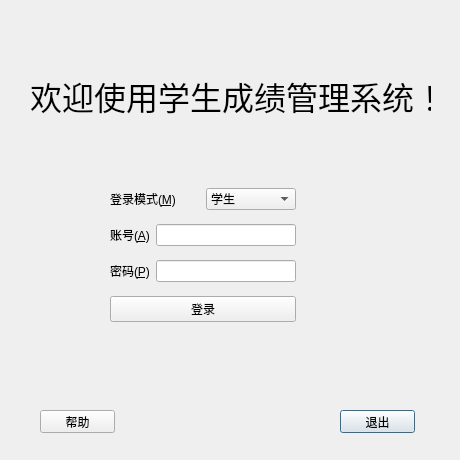
<?xml version="1.0" encoding="UTF-8"?>
<ui version="4.0">
 <class>Dialog_Log</class>
 <widget class="QDialog" name="Dialog_Log">
  <property name="geometry">
   <rect>
    <x>0</x>
    <y>0</y>
    <width>460</width>
    <height>460</height>
   </rect>
  </property>
  <property name="windowTitle">
   <string>Dialog</string>
  </property>
  <widget class="QLabel" name="label">
   <property name="geometry">
    <rect>
     <x>0</x>
     <y>0</y>
     <width>460</width>
     <height>460</height>
    </rect>
   </property>
   <property name="text">
    <string/>
   </property>
   <property name="pixmap">
    <pixmap resource="images.qrc">:/image/images/登录背景.jpg</pixmap>
   </property>
   <property name="scaledContents">
    <bool>true</bool>
   </property>
  </widget>
  <widget class="QLabel" name="label_2">
   <property name="geometry">
    <rect>
     <x>30</x>
     <y>50</y>
     <width>401</width>
     <height>91</height>
    </rect>
   </property>
   <property name="font">
    <font>
     <family>华文行楷</family>
     <pointsize>24</pointsize>
    </font>
   </property>
   <property name="text">
    <string>欢迎使用学生成绩管理系统！</string>
   </property>
  </widget>
  <widget class="QPushButton" name="pushButton_leave">
   <property name="geometry">
    <rect>
     <x>340</x>
     <y>410</y>
     <width>75</width>
     <height>23</height>
    </rect>
   </property>
   <property name="text">
    <string>退出</string>
   </property>
  </widget>
  <widget class="QPushButton" name="pushButton_help">
   <property name="geometry">
    <rect>
     <x>40</x>
     <y>410</y>
     <width>75</width>
     <height>23</height>
    </rect>
   </property>
   <property name="text">
    <string>帮助</string>
   </property>
  </widget>
  <widget class="QWidget" name="">
   <property name="geometry">
    <rect>
     <x>110</x>
     <y>180</y>
     <width>186</width>
     <height>151</height>
    </rect>
   </property>
   <layout class="QVBoxLayout" name="verticalLayout">
    <item>
     <layout class="QHBoxLayout" name="horizontalLayout">
      <item>
       <widget class="QLabel" name="label_3">
        <property name="text">
         <string>登录模式(&amp;M)</string>
        </property>
        <property name="buddy">
         <cstring>comboBox</cstring>
        </property>
       </widget>
      </item>
      <item>
       <widget class="QComboBox" name="comboBox">
        <item>
         <property name="text">
          <string>学生</string>
         </property>
        </item>
        <item>
         <property name="text">
          <string>教师</string>
         </property>
        </item>
        <item>
         <property name="text">
          <string>管理员</string>
         </property>
        </item>
       </widget>
      </item>
     </layout>
    </item>
    <item>
     <layout class="QHBoxLayout" name="horizontalLayout_2">
      <item>
       <widget class="QLabel" name="label_4">
        <property name="text">
         <string>账号(&amp;A)</string>
        </property>
        <property name="buddy">
         <cstring>lineedit_account</cstring>
        </property>
       </widget>
      </item>
      <item>
       <widget class="QLineEdit" name="lineedit_account"/>
      </item>
     </layout>
    </item>
    <item>
     <layout class="QHBoxLayout" name="horizontalLayout_3">
      <item>
       <widget class="QLabel" name="label_5">
        <property name="text">
         <string>密码(&amp;P)</string>
        </property>
        <property name="buddy">
         <cstring>lineedit_password</cstring>
        </property>
       </widget>
      </item>
      <item>
       <widget class="QLineEdit" name="lineedit_password">
        <property name="font">
         <font>
          <family>Agency FB</family>
          <pointsize>6</pointsize>
         </font>
        </property>
        <property name="echoMode">
         <enum>QLineEdit::Password</enum>
        </property>
       </widget>
      </item>
     </layout>
    </item>
    <item>
     <widget class="QPushButton" name="pushButton_log">
      <property name="text">
       <string>登录</string>
      </property>
     </widget>
    </item>
   </layout>
  </widget>
 </widget>
 <tabstops>
  <tabstop>comboBox</tabstop>
  <tabstop>lineedit_account</tabstop>
  <tabstop>lineedit_password</tabstop>
  <tabstop>pushButton_log</tabstop>
  <tabstop>pushButton_help</tabstop>
  <tabstop>pushButton_leave</tabstop>
 </tabstops>
 <resources>
  <include location="images.qrc"/>
 </resources>
 <connections/>
</ui>
